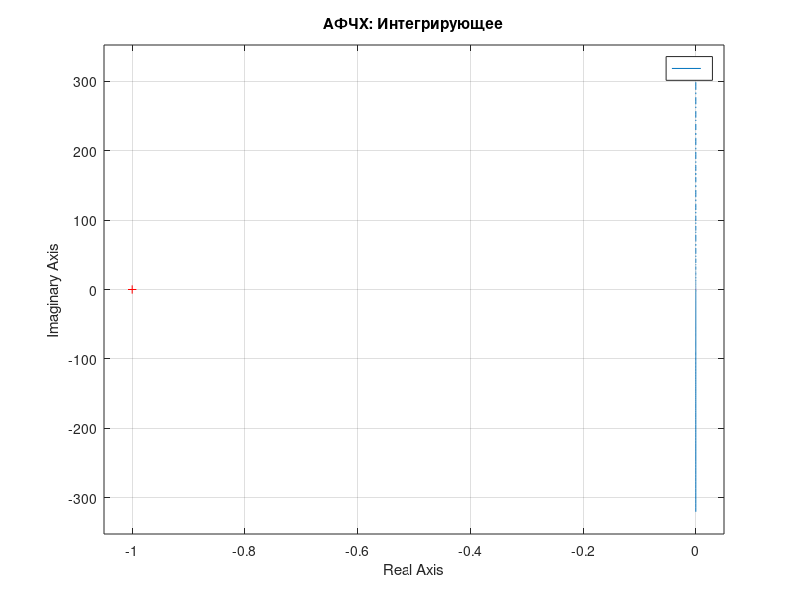

Reproduce this figure in MATLAB. (Note: this script raises an error after producing the figure.)
clear; close all; clc;

K = 3.2;
T = 0.9;
T1 = 1.0;
T2 = 1.4;
T1_ap = T2 * 2;

s = tf('s');

names = {
    'Интегрирующее';
    'Идеальное дифференцирующее';
    'Усилительное';
    'Апериодическое 1го порядка';
    'Апериодическое 2го порядка';
    'Колебательное';
    'Консервативное';
    'Инерционное интегрирующее';
    'Реальное дифференцирующее';
    'Форсирующее 1го порядка';
    'Изодромное'};

W = {
    tf(K/s);
    tf(K*s);
    tf(K);
    tf(K/(T*s + 1));
    tf(K/(T2^2*s^2 + T1_ap*s + 1));
    tf(K/(T2^2*s^2 + T1*s + 1));
    tf(K/(T*s^2 + 1));
    tf(K/(s*(T*s + 1)));
    tf(K*s/(T*s + 1));
    tf(K*(T*s + 1));
    tf(K*(T*s + 1)/s)
};

for i = 1:length(W)
    figure('Name', ['АФЧХ: ', names{i}], 'NumberTitle', 'off');
    w_range = logspace(-2, 2, 500); 

    if i == 7
        w_range = logspace(-1, 0.5, 500);
    end
    
    nyquist(W{i}, w_range);
    grid on;
    title(['АФЧХ: ', names{i}]);
    
    ax = gca;
    if ismember(i, [1, 2, 7, 8, 10, 11])
        ax.XLim = [-5 5];
        ax.YLim = [-5 5];
    elseif i == 6
        ax.XLim = [-6 6];
        ax.YLim = [-8 8];
    end

    figure('Name', ['ЛЧХ: ', names{i}], 'NumberTitle', 'off');
    bode(W{i});
    grid on;
    title(['ЛАЧХ и ЛФЧХ: ', names{i}]);
end

figure('Name','Сводный график всех АФЧХ', 'NumberTitle', 'off');
for i = 1:length(W)
    subplot(4,3,i);
    w_range = logspace(-2, 2, 500);
    if i == 7
        w_range = logspace(-1, 0.5, 500);
    end
    
    nyquist(W{i}, w_range);
    grid on;
    title(names{i});

    ax = gca;
    if ismember(i, [1, 2, 7, 8, 10, 11])
        ax.XLim = [-3 3];
        ax.YLim = [-3 3];
    end
end

figure('Name','Сводный график всех ЛЧХ', 'NumberTitle', 'off');
for i = 1:length(W)
    % амплитуда
    subplot(11,2,2*i-1);
    bodemag(W{i});
    grid on;
    title(['ЛАЧХ: ', names{i}]);
    xlabel('');
    
    % фаза
    subplot(11,2,2*i);
    [mag, phase, wout] = bode(W{i});
    semilogx(wout, squeeze(phase), 'LineWidth', 1.2);
    grid on;
    title(['ЛФЧХ: ', names{i}]);
    xlabel('\omega, рад/с');
    ylabel('\phi, град');
    ylim([-180 90]);
end
